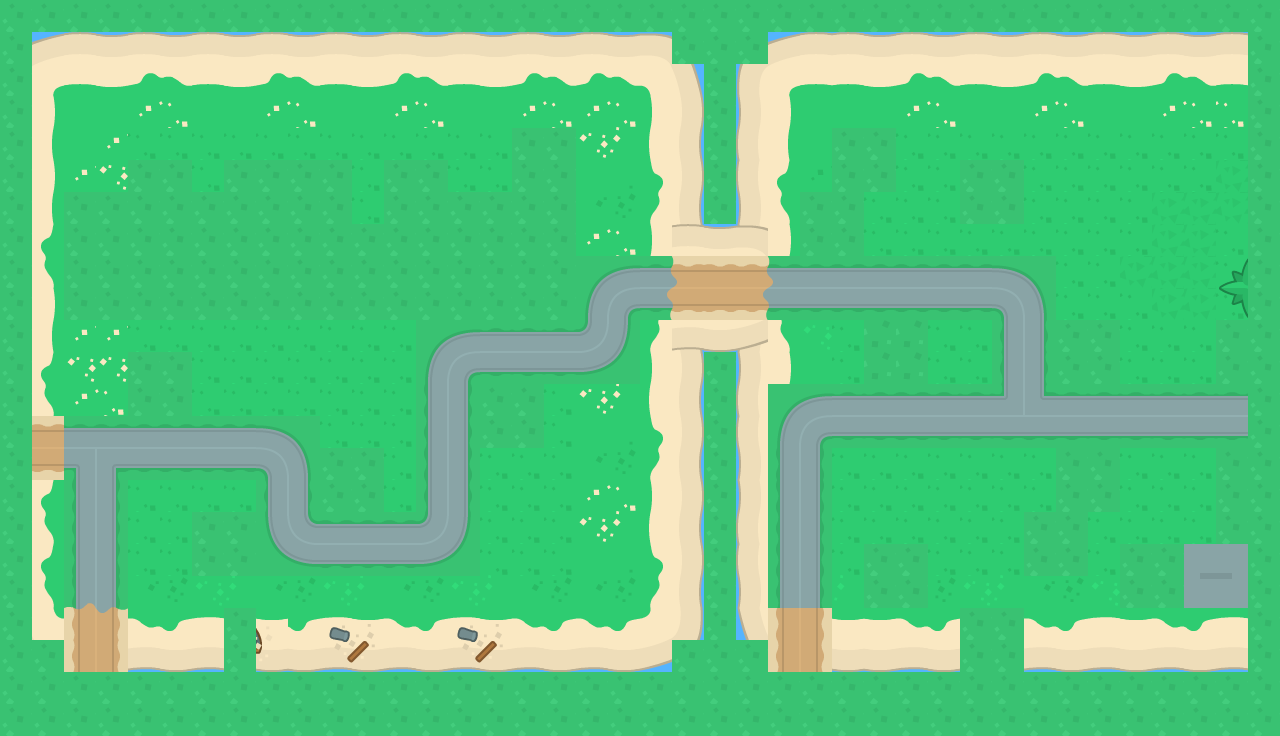

Tiled map render using the project's own tile images. Description and the map definition, with tile-layer contents summarised, below:
An orthogonal 40x23 tile map with 32x32 px tiles, 12 tile layers (Background, Ship, Tile Layer 1, Brige, ...), 9 tilesets and 69 objects (T1, T2, T3, T4, T5, ...).

<map version="1.0" tiledversion="1.1.5" orientation="orthogonal" renderorder="right-down" width="40" height="23" tilewidth="32" tileheight="32" infinite="0" nextobjectid="76">
 <properties>
  <property name="getNumberLocationPoint" type="int" value="14" />
  <property name="getNumberTower" type="int" value="9" />
 </properties>
 <tileset firstgid="1" source="towerDefense_tilesheet.tsx" />
 <tileset firstgid="1197" source="terrainTiles_default.tsx" />
 <tileset firstgid="1357" source="tiles_sheet.tsx" />
 <tileset firstgid="1741" source="nameIsland.tsx" />
 <tileset firstgid="1771" source="flag.tsx" />
 <tileset firstgid="1779" source="DBL.tsx" />
 <tileset firstgid="1809" source="STD.tsx" />
 <tileset firstgid="1839" source="ship.tsx" />
 <tileset firstgid="1879" source="sprite_0000_Layer-2.tsx" />
 <layer name="Background" width="40" height="23">
  <data>[920 cells, 920 non-empty, 4 distinct tile ids]</data>
 </layer>
 <layer name="Ship" width="40" height="23">
  <data>[920 cells, 60 non-empty, 30 distinct tile ids]</data>
 </layer>
 <layer name="Tile Layer 1" width="40" height="23">
  <data>[920 cells, 780 non-empty, 76 distinct tile ids]</data>
 </layer>
 <layer name="Brige" width="40" height="23">
  <data>[920 cells, 12 non-empty, 12 distinct tile ids]</data>
 </layer>
 <layer name="Rock" width="40" height="23">
  <data>[920 cells, 93 non-empty, 13 distinct tile ids]</data>
 </layer>
 <layer name="Road" width="40" height="23">
  <data>[920 cells, 150 non-empty, 52 distinct tile ids]</data>
 </layer>
 <layer name="Tower" width="40" height="23">
  <data>[920 cells, 36 non-empty, 4 distinct tile ids]</data>
 </layer>
 <layer name="Plane" width="40" height="23">
  <data>[920 cells, 10 non-empty, 4 distinct tile ids]</data>
 </layer>
 <layer name="Plane2" width="40" height="23">
  <data>[920 cells, 4 non-empty, 4 distinct tile ids]</data>
 </layer>
 <layer name="Flag" width="40" height="23">
  <data>[920 cells, 8 non-empty, 8 distinct tile ids]</data>
 </layer>
 <layer name="NameIsland" width="40" height="23">
  <data>[920 cells, 37 non-empty, 37 distinct tile ids]</data>
 </layer>
 <layer name="Physic" width="40" height="23">
  <data>[920 cells, 319 non-empty, 2 distinct tile ids]</data>
 </layer>
 <objectgroup name="TowerLocation">
  <object id="1" name="T1" x="159" y="382">
   <point />
  </object>
  <object id="2" name="T2" x="352" y="480">
   <point />
  </object>
  <object id="3" name="T3" x="512" y="416">
   <point />
  </object>
  <object id="4" name="T4" x="831.667" y="225">
   <point />
  </object>
  <object id="5" name="T5" x="895.667" y="352">
   <point />
  </object>
  <object id="6" name="T6" x="1088" y="351">
   <point />
  </object>
  <object id="7" name="T7" x="1249" y="353">
   <point />
  </object>
  <object id="8" name="T8" x="1088" y="479">
   <point />
  </object>
  <object id="9" name="T9" x="1248" y="482">
   <point />
  </object>
 </objectgroup>
 <objectgroup name="LocationPoint">
  <object id="10" name="LP1" x="-34.3333" y="446.333">
   <point />
  </object>
  <object id="11" name="LP3" x="280.5" y="456.75">
   <point />
  </object>
  <object id="12" name="LP5" x="287.75" y="512.25">
   <point />
  </object>
  <object id="13" name="LP9" x="435.75" y="539.25">
   <point />
  </object>
  <object id="14" name="LP12" x="455.25" y="360.5">
   <point />
  </object>
  <object id="15" name="LP15" x="599.25" y="345">
   <point />
  </object>
  <object id="16" name="LP17" x="615.75" y="296.25">
   <point />
  </object>
  <object id="17" name="LP20" x="1016.25" y="296.75">
   <point />
  </object>
  <object id="18" name="LP22" x="1024.27" y="415.896">
   <point />
  </object>
  <object id="19" name="LP23" x="1321.76" y="417.499">
   <point />
  </object>
  <object id="20" name="LP24" x="1503.16" y="414.334">
   <point />
  </object>
  <object id="25" name="LP2" x="255.917" y="448.083">
   <point />
  </object>
  <object id="26" name="LP4" x="287.75" y="479.75">
   <point />
  </object>
  <object id="27" name="LP6" x="295" y="536">
   <point />
  </object>
  <object id="28" name="LP7" x="319.75" y="543.75">
   <point />
  </object>
  <object id="29" name="LP8" x="415.75" y="543.75">
   <point />
  </object>
  <object id="30" name="LP10" x="448" y="512">
   <point />
  </object>
  <object id="31" name="LP11" x="448.25" y="384.25">
   <point />
  </object>
  <object id="32" name="LP13" x="480" y="351.75">
   <point />
  </object>
  <object id="33" name="LP14" x="576" y="352">
   <point />
  </object>
  <object id="34" name="LP16" x="607.75" y="320">
   <point />
  </object>
  <object id="35" name="LP18" x="640" y="287.75">
   <point />
  </object>
  <object id="36" name="LP19" x="991.5" y="288">
   <point />
  </object>
  <object id="37" name="LP21" x="1024" y="320">
   <point />
  </object>
 </objectgroup>
 <objectgroup name="LocationPointSky">
  <object id="38" name="LPS1" x="-40.6667" y="158">
   <point />
  </object>
  <object id="41" name="LPS2" x="35" y="124">
   <point />
  </object>
  <object id="42" name="LPS3" x="71" y="112">
   <point />
  </object>
  <object id="43" name="LPS4" x="104" y="109">
   <point />
  </object>
  <object id="44" name="LPS5" x="130" y="113">
   <point />
  </object>
  <object id="45" name="LPS6" x="153" y="126">
   <point />
  </object>
  <object id="46" name="LPS7" x="170" y="151">
   <point />
  </object>
  <object id="47" name="LPS8" x="201" y="181">
   <point />
  </object>
  <object id="48" name="LPS9" x="236" y="209">
   <point />
  </object>
  <object id="49" name="LPS10" x="272" y="225">
   <point />
  </object>
  <object id="50" name="LPS11" x="321" y="235">
   <point />
  </object>
  <object id="51" name="LPS12" x="371" y="240">
   <point />
  </object>
  <object id="52" name="LPS13" x="421" y="243">
   <point />
  </object>
  <object id="53" name="LPS14" x="466" y="251">
   <point />
  </object>
  <object id="54" name="LPS15" x="513" y="264">
   <point />
  </object>
  <object id="55" name="LPS16" x="555" y="284">
   <point />
  </object>
  <object id="56" name="LPS17" x="587" y="301">
   <point />
  </object>
  <object id="57" name="LPS18" x="640" y="336">
   <point />
  </object>
  <object id="58" name="LPS19" x="667" y="368">
   <point />
  </object>
  <object id="59" name="LPS20" x="696" y="394">
   <point />
  </object>
  <object id="60" name="LPS21" x="722" y="418">
   <point />
  </object>
  <object id="61" name="LPS22" x="758" y="446">
   <point />
  </object>
  <object id="62" name="LPS23" x="806" y="474">
   <point />
  </object>
  <object id="63" name="LPS24" x="864" y="493">
   <point />
  </object>
  <object id="64" name="LPS25" x="924" y="501">
   <point />
  </object>
  <object id="65" name="LPS26" x="989" y="495">
   <point />
  </object>
  <object id="66" name="LPS27" x="1033" y="477">
   <point />
  </object>
  <object id="67" name="LPS28" x="1071" y="438">
   <point />
  </object>
  <object id="68" name="LPS29" x="1098" y="400">
   <point />
  </object>
  <object id="69" name="LPS30" x="1128" y="357">
   <point />
  </object>
  <object id="70" name="LPS31" x="1152" y="322">
   <point />
  </object>
  <object id="71" name="LPS32" x="1176" y="284">
   <point />
  </object>
  <object id="72" name="LPS33" x="1206" y="255">
   <point />
  </object>
  <object id="73" name="LPS34" x="1242" y="226">
   <point />
  </object>
  <object id="74" name="LPS35" x="1320.33" y="224">
   <point />
  </object>
  <object id="75" name="LPS36" x="1477.33" y="175.667">
   <point />
  </object>
 </objectgroup>
</map>
